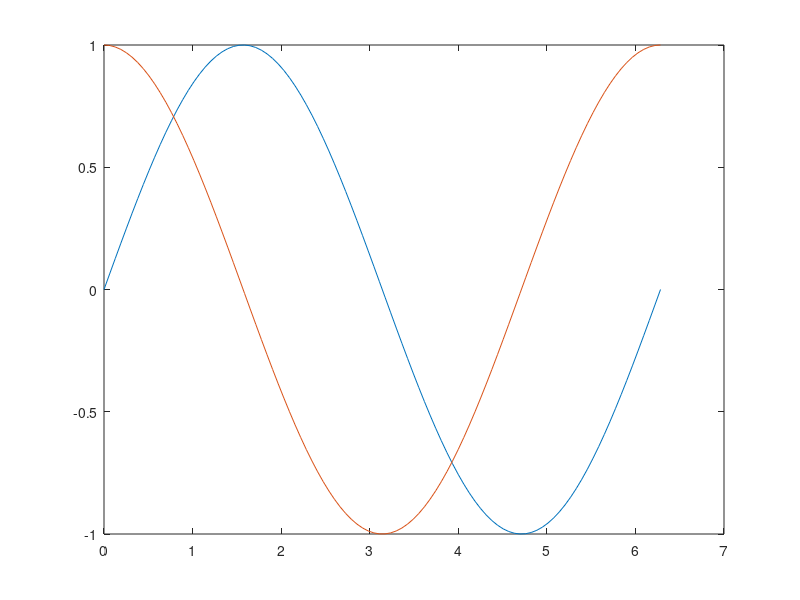
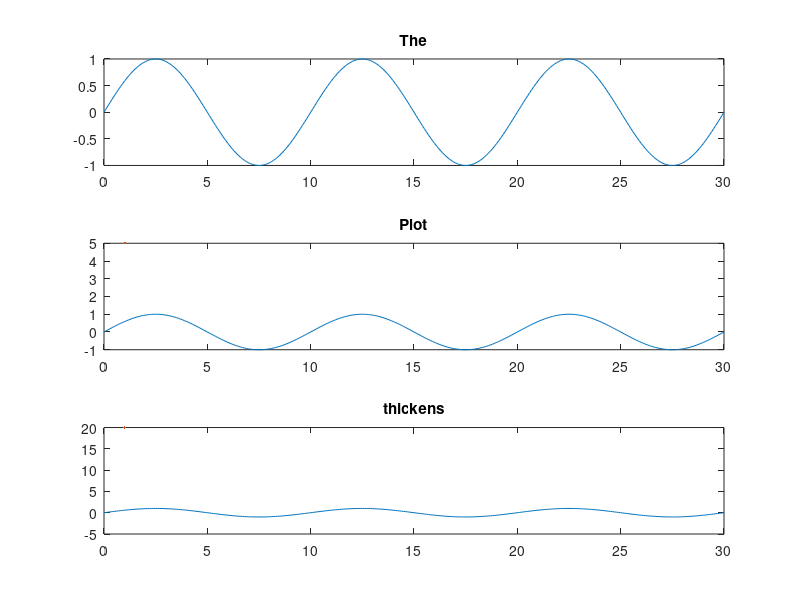

MATLAB code for these plots, in order:
clc
clear all
close all

% basic matlab plotting

x = linspace(0,2*pi,100);
y = sin(x);

plot(x,y)

% plotting more than on line
hold on 
y2 = cos(x);
plot(x,y2)

figure()
t = 10
f = 1/t
x = 0:f:3*t
y = sin(2*pi*f*x);

subplot(3,1,1)
plot(x,y)
title("The")
subplot(3,1,2)
plot(x,y,LineWidth=5)
title("Plot")
subplot(3,1,3)
plot(x,y,LineWidth=20)
title("thickens")

